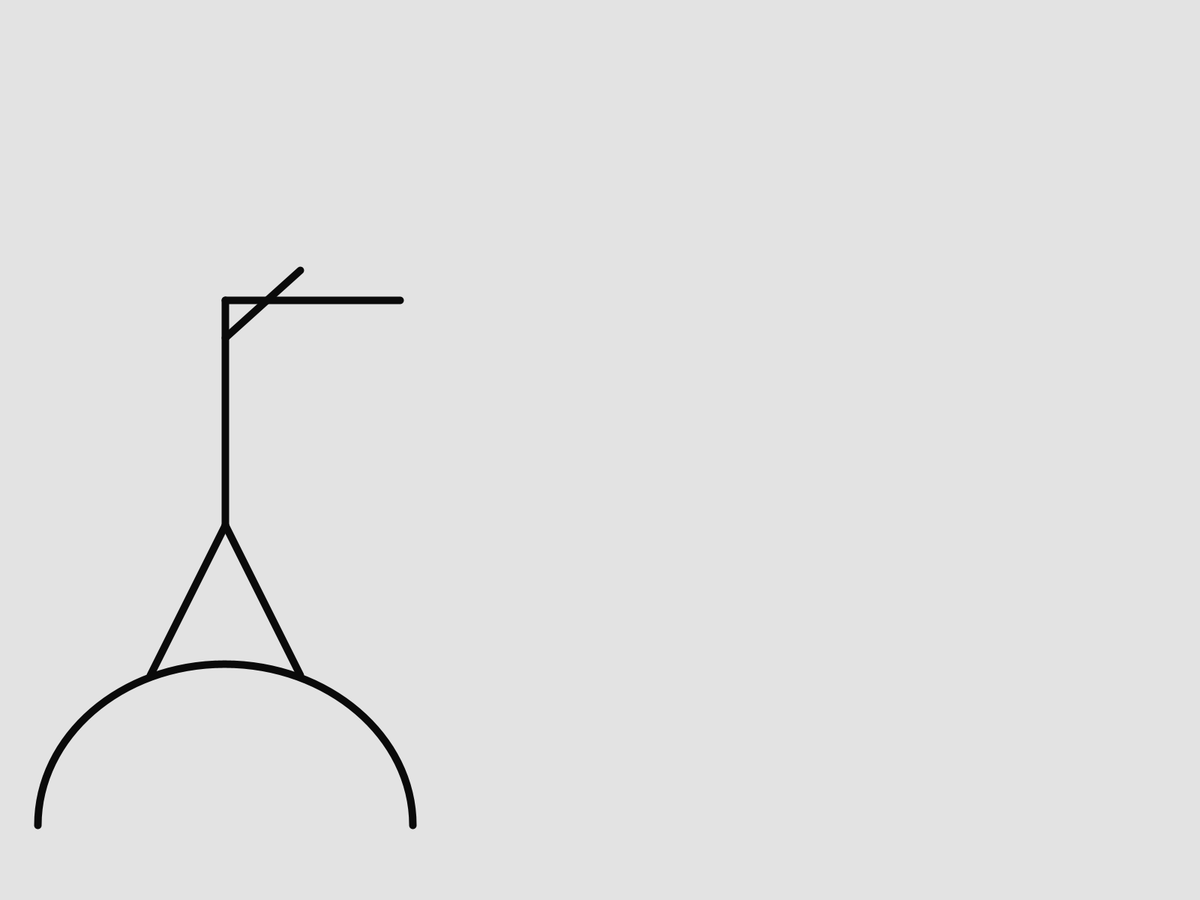
Frame 1 (no input)
Frame 60 (the mouse pressed at the canvas centre just before this capture): identical to frame 1, image omitted
Frame 120 (the mouse held since frame 60 and released just before this capture): identical to frame 1, image omitted

The Processing sketch that drew this single still picture (run headless with seeded random() and noise(); from frame 60 on, the mouse is pressed at the canvas centre):

// Processing sketch: Galge_til_hangman
// ── Galge_til_hangman.pde
// length 1/3 
// width 1/2
// Galgen skal være cirka i midten (dog lidt til venstre for midten).


void setup(){
fullScreen();

}

void draw(){
  background(227);
  galge();
  bakke();
}

// ── Bakken.pde
void galge(){
  strokeWeight(10);
stroke(10);
  line(width/3,height/3, 300, height/3); // laver linje fra midten af min skærm mod venstre
line(300, height/3, 300, 700); // laver en linje fra slutpunktet af linjen herover, og kører den ned til samlingen af de 2 linjer herunder
line(200, 900, 300, 700); //samles sammen med linjen herunder for at skabe foden af vores galge
line(400, 900, 300, 700); //samles sammen med linjen herover for at skabe foden af vores galge
line(300, 450, height/3, 360); // laver en en "Støtte" pæl på vores galge, den er kun til dekoration though
}
void bakke(){
  strokeWeight(10);
  stroke(10);
  noFill();
  arc(300, 1100, 500, 430, PI, 2*PI);
  




}
